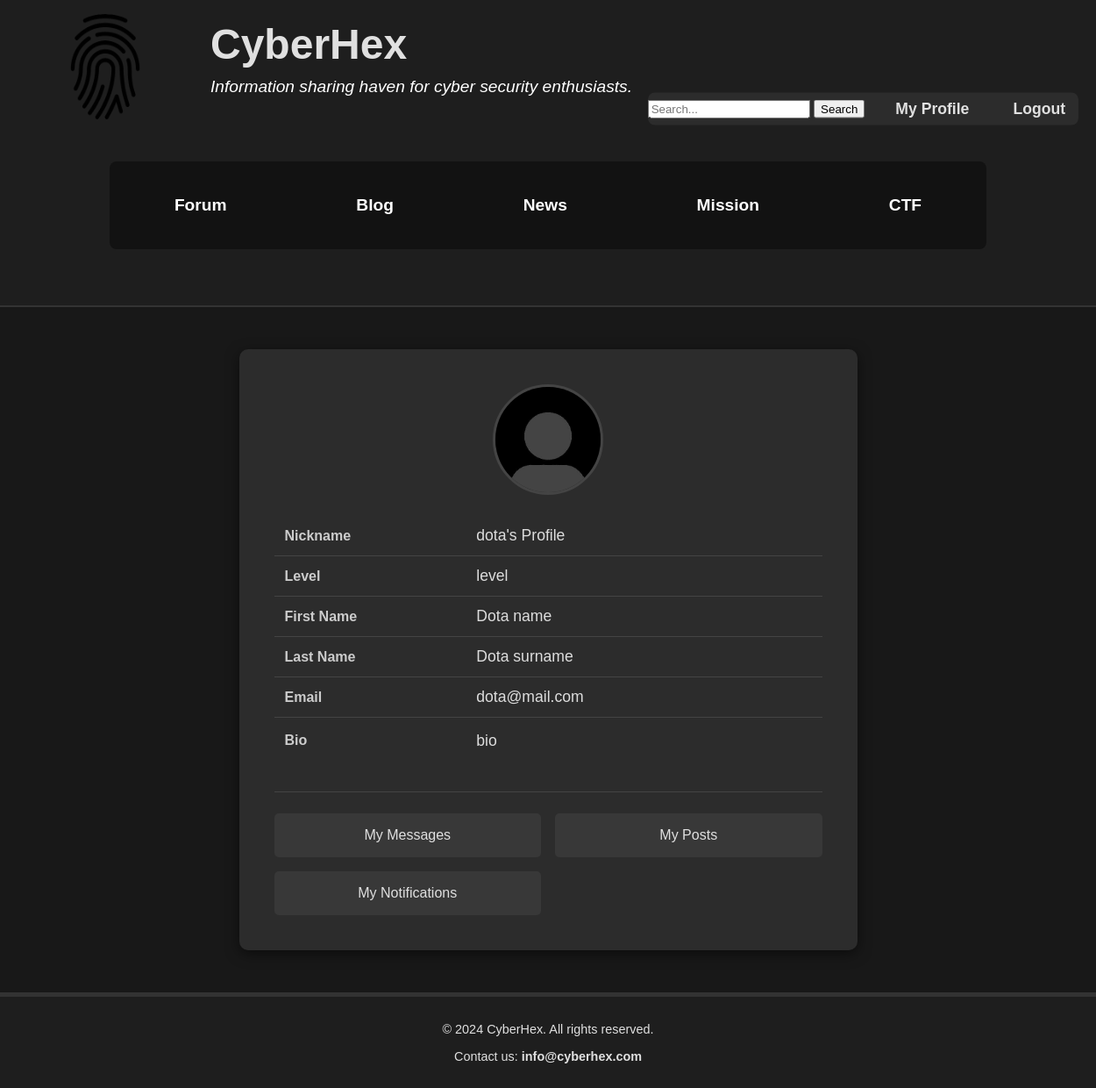
The page /accounts/profile/dota/ (signed in) on the database its author committed.
### user_accounts/models.py (models this page shows, shortened)
class User(AbstractUser):
    bio = models.TextField(blank=True)
    birth_date = models.DateField(null=True, blank=True)
    post_count = models.PositiveIntegerField(default=0)
    like_count = models.PositiveIntegerField(default=0)
    comment_count = models.PositiveIntegerField(default=0)
    level = models.CharField(max_length=50, blank=True)
    def __str__(self):
        return f"{self.username}'s Profile"

### user_accounts/views.py (the view)
# urls.py: path('profile/<str:username>/', views.profile, name='profile'),
@login_required
def profile(request, username):
    user = get_object_or_404(User, username=username)
    profile = get_object_or_404(User, username=username)
    return render(request, 'profile.html', {'user': user, 'profile': profile})

### user_accounts/templates/profile.html
{% extends 'layout.html' %}
{% load static %}
{% block content %}
<section class="profile-container">
    <div class="profile-card">
        <div class="profile-info">
            <img src="{% static 'images/default.jpg' %}" alt="Profile Picture" />
            <table>
                <tr>
                    <td><strong>Nickname</strong></td>
                    <td>{{ user }}</td>
                </tr>
                <tr>
                    <td><strong>Level</strong></td>
                    <td>{{ profile.level }}</td>
                </tr>
                <tr>
                    <td><strong>First Name</strong></td>
                    <td>{{ user.first_name }}</td>
                </tr>
                <tr>
                    <td><strong>Last Name</strong></td>
                    <td>{{ user.last_name }}</td>
                </tr>
                <tr>
                    <td><strong>Email</strong></td>
                    <td>{{ user.email }}</td>
                </tr>
                <tr>
                    <td><strong>Bio</strong></td>
                    <td class="bio-text">{{ profile.bio }}</td>
                </tr>
            </table>
        </div>
        <div class="profile-menu">
            <ul>
                <li><a href="{% url 'private_messages:inbox' %}">My Messages</a></li>
                <li><a href="{% url 'post_interactions:interactions_index' %}">My Posts</a></li>
                <li><a href="{% url 'notifications:notification_list' %}">My Notifications</a></li>
            </ul>
        </div>
    </div>
</section>
{% endblock %}

### static/css/style.css (style rules this page uses)
body { font-family: "Arial", sans-serif; background-color: #181818; color: #e0e0e0; margin: 0; padding: 0; display: grid; grid-template-rows: auto 1fr auto; grid-template-areas: "header" "main" "footer"; }
.profile-container { display: flex; justify-content: center; padding: 3em 0; background-color: #181818; }
.profile-card { background-color: #2c2c2c; color: #fff; padding: 2.5em; border-radius: 10px; width: 50%; box-shadow: 0 4px 15px rgba(0, 0, 0, 0.5); text-align: left; transition: transform 0.3s ease-in-out, box-shadow 0.3s ease-in-out; }
.profile-info { margin-bottom: 2em; }
.profile-card img { border-radius: 50%; width: 120px; height: 120px; object-fit: cover; margin-bottom: 1.5em; border: 3px solid #444; display: block; margin-left: auto; margin-right: auto; }
.profile-card table { width: 100%; border-collapse: collapse; margin-bottom: 2em; }
.profile-card table td { padding: 12px; border-bottom: 1px solid #444; }
.profile-card table td:first-child { width: 35%; font-weight: bold; color: #ccc; }
.profile-card table td:nth-child(2) { font-size: 1.1em; color: #ddd; }
.profile-card table tr:last-child td { border-bottom: none; }
.profile-menu { margin-top: 2em; border-top: 1px solid #444; padding-top: 1.5em; }
.profile-menu ul { list-style: none; padding: 0; margin: 0; display: grid; grid-template-columns: repeat(2, 1fr); gap: 1em; }
.profile-menu li { margin: 0; }
.profile-menu a { display: block; text-decoration: none; color: #e0e0e0; padding: 1em; background-color: #383838; border-radius: 5px; transition: all 0.3s ease; text-align: center; }
.bio-text { line-height: 1.6; color: #ddd; }

### rows shown on the page
User: username "dota's Profile", level "level", first_name "Dota name", last_name "Dota surname", email "dota@mail.com", bio "bio"
